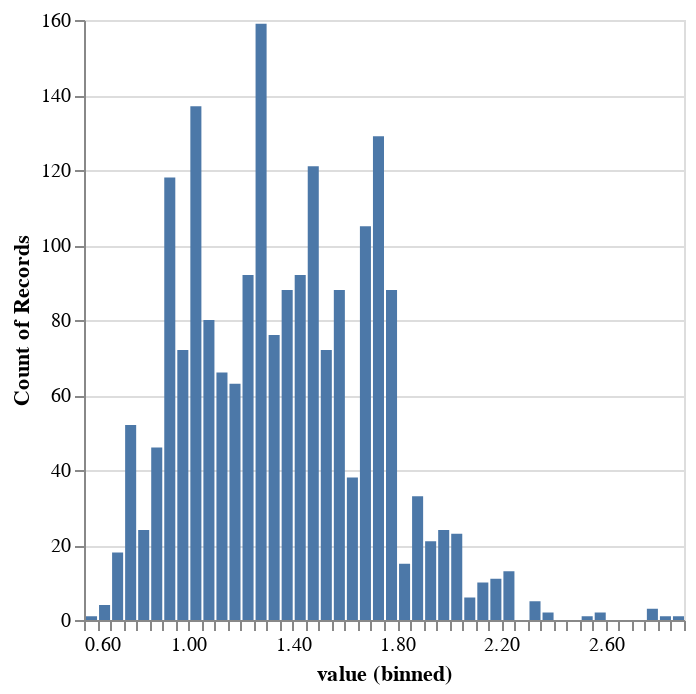

The notebook cell this image was saved under:
### Code cell
(
    alt.Chart(lognormal_median_sampling_distribution_pd)
    .mark_bar()
    .encode(
        alt.X("value", bin=alt.Bin(maxbins=50)),
        alt.Y("count()")
    )
).show()

### Figure 1 — Vega-Lite specification as saved in the notebook (floating-point values rounded to 4 significant figures; data arrays with more than 128 entries replaced by an {"elided": "..."} marker saying what was removed)
{"config": {"view": {"continuousWidth": 300, "continuousHeight": 300}}, "data": {"name": "data-b3c5482334be618e2f2d61769a35256f"}, "mark": {"type": "bar"}, "encoding": {"x": {"bin": {"maxbins": 50}, "field": "value", "type": "quantitative"}, "y": {"aggregate": "count", "type": "quantitative"}}, "$schema": "https://vega.github.io/schema/vega-lite/v6.1.0.json", "datasets": {"data-b3c5482334be618e2f2d61769a35256f": {"elided": "2000 records"}}}
